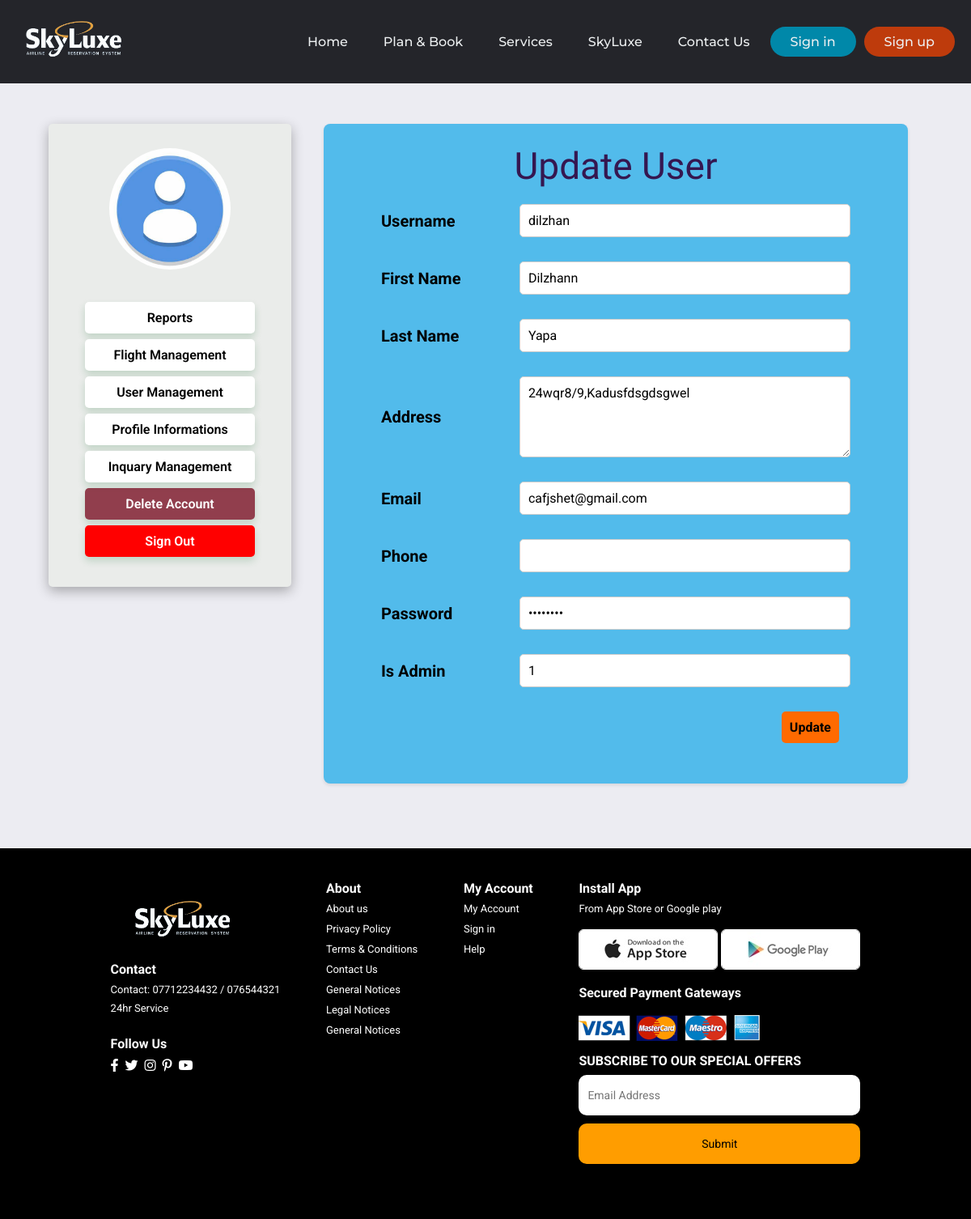
Screenshot of /Pages/update.php?username=dilzhan with the database file from the repository.
### tables this page shows
CREATE TABLE `user` (
  `Username` char(12) NOT NULL,
  `FirstName` varchar(30) NOT NULL,
  `LastName` varchar(30) NOT NULL,
  `Address` varchar(100) NOT NULL,
  `Mobile` varchar(20) NOT NULL,
  `Email` varchar(50) NOT NULL,
  `Password` char(16) NOT NULL,
  `Is_Admin` tinyint(1) NOT NULL
);

### Pages/update.php (the view, shortened to what this page needs)
<!DOCTYPE html>
<html lang="en">
<head>
        <link rel="stylesheet" type="text/css" href="../styles/generalStyle.css">
        <link rel="stylesheet" type="text/css" href="../styles/dashboard.css">
        <link rel="stylesheet" type="text/css" href="../styles/generalStyle.css">
    <link rel="stylesheet" type="text/css" href="../styles/usermanagement.css">
</head>
<body>
    <?php include "../config/header.php" ?>
    <?php
    include "../config/janudadbConnect.php";
    $username = $_GET['username'];
    $user_get = "SELECT username,firstname,lastname,address,mobile,email,password,is_admin FROM user WHERE username = '$username'";
    $result = mysqli_query($conn, $user_get);
    if ($result) {
        foreach ($result as $userd) {
    ?>
    <div class="body-content">
            <div class="userDashboardMenu">
                <div class="user">
                    <div class="profilePic">
                        <img src="../images/userProfilePic.jpeg" alt="user">
                    </div>
                </div>
                <div class="navList">
                    <ul class="linkList">
                        <li onclick="window.location.href = 'adminReport.php';"> Reports</li>
                        <li onclick="window.location.href = 'flightManagement.php';"> Flight Management </li>
                        <li onclick="window.location.href = 'usermanagementj.php';"> User Management </li>
                        <li onclick="window.location.href = 'adminDashboard.php';"> Profile Informations </li>
                        <li onclick="window.location.href = 'inquaryManagement.php';"> Inquary Management </li>
                        <li style="background-color: rgba(125, 23, 41, 0.81); color:#fff" onclick=" if(window.confirm('Do you want to Delete Your Account?')){document.location = '../Process/delAcc-Process.php';}"> Delete Account </li>
                        <li style="background-color: #f00;color:#fff" onclick=" if(window.confirm('Do you want to Sign Out?')){document.location = '../Process/signOut-Process.php';}"> Sign Out </li>
                    </ul>
                </div>
            </div>
            <div class="content">
            <div class="form-container" style="display: block;">
                <h2>Update User</h2>
                <form action="codej.php" method="POST">
                    <div class="form-group">
                        <label for="uname">Username</label>
                        <input type="text" id="uname" name="uname" value="<?php echo $userd['username']; ?>" >
                    </div>
                    <div class="form-group">
                        <label for="fname">First Name</label>
                        <input type="text" id="fname" name="fname" value="<?php echo $userd['firstname']; ?>">
                    </div>
                    <div class="form-group">
                        <label for="lname">Last Name</label>
                        <input type="text" id="lname" name="lname" value="<?php echo $userd['lastname']; ?>" >
                    </div>
                    <div class="form-group">
                        <label for="address">Address</label>
                        <textarea id="address" name="address"><?php echo $userd['address']; ?></textarea>
                    </div>
                    <div class="form-group">
                        <label for="email">Email</label>
                        <input type="email" id="email" name="email"  value="<?php echo $userd['email']; ?>">
                    </div>
                    <div class="form-group">
                        <label for="phone">Phone</label>
                        <input type="number" id="phone" name="phone" value="<?php echo $userd['mobile']; ?>" >
                    </div>
                    <div class="form-group">
                        <label for="password">Password</label>
                        <input type="password" id="password" name="password" value="<?php echo $userd['password']; ?>" >
                    </div>
                    <div class="form-group">
                        <label for="is_admin">Is Admin</label>
                        <input type="number" id="is_admin" name="is_admin" value="<?php echo $userd['is_admin']; ?>">
                    </div>
                    <div class="form-group" id="blabtn">
                        <button type="submit" name="updateBtn">Update</button>
                    </div>
                </form>
            </div>
            </div>
    </div>
    <?php
        }
    } else {
        echo "No User by that username !";
    }
    ?>
    <?php include "../config/footer.php" ?>
</body>
</html>

### styles/generalStyle.css (style rules this page uses)
* { box-sizing: border-box; margin: 0; padding: 0; border: 0; font-family: "Roboto", sans-serif; font-weight: 400; font-style: normal; }
body { background-color: #ECECF2; }
h1,h2,h3,h4,h5,h6 { font-family: "Patua One", serif; font-weight: 400; font-style: normal; color:rgb(53, 23, 80); text-align: center; margin: 5px 0px 5px 0px; }
h2 { font-size: 46px; line-height: 54px; }
.body-content { margin: 0px 5% 5% 5%; }

### styles/dashboard.css (style rules this page uses)
.body-content { display: flex; justify-content: space-between; }
.userDashboardMenu { margin-top: 50px; border-radius: 5px; background-color: #eaecea; box-shadow: 0px 5px 15px 0px rgba(0,0,0,0.3); width: 300px; height: 100%; padding: 30px; }
.user { display: inline; }
.profilePic > img { display: block; margin-left: auto; margin-right: auto; height: 150px; border-radius: 100%; }
.navList { margin-top: 30px; }
.linkList { list-style: none; }
.linkList li { background-color: #fff; border-radius: 5px; padding: 10px; margin: 7px 15px 7px 15px; text-align: center; cursor: pointer; font-weight: 600; color: black; box-shadow: 0 5px 10px rgba(30, 113, 54, 0.2); }
.content { max-width: calc(100% - 320px); width: 100%; }

### styles/usermanagement.css (style rules this page uses)
body { font-family: 'Montserrat', sans-serif; }
.content { margin-top: 30px; }
.form-container { display: none; width: 95%; margin: 20px; padding: 20px; background-color: #52bbeb; border-radius: 8px; box-shadow: 0 2px 4px rgba(0, 0, 0, 0.1); }
.form-container h2 { text-align: center; margin-bottom: 20px; }
.form-group { margin-bottom: 30px; display: flex; justify-content: space-evenly; align-items: center; }
.form-group label { font-weight: bold; font-size: 20px; display: block; width: 120px; float: left; clear: left; }
.form-group input[type="text"], .form-group input[type="number"], .form-group input[type="email"], .form-group input[type="password"], .form-group textarea { width: 60%; padding: 10px; border: 1px solid #cccccc; border-radius: 5px; box-sizing: border-box; font-size: 16px; display: flex; align-items: flex-end; }
.form-group textarea { height: 100px; }
.form-group button { background-color: #ff6a00; color: #000000; padding: 10px; border: none; border-radius: 5px; cursor: pointer; font-size: 16px; margin-right: 65px; font-weight: bolder; }
#blabtn { display: flex; justify-content:flex-end; }

### rows the page displays
user: uname "dilzhan", fname "Dilzhann", lname "Yapa", address "24wqr8/9,Kadusfdsgdsgwel", email "cafjshet@gmail.com", is_admin "1"
